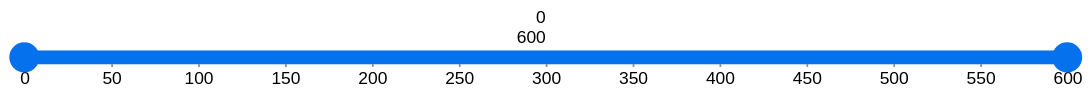

Vega-Lite specification for this chart:
### Vega specification from a JSON file in a GitHub repository (floating-point values rounded to 4 significant figures)
{"$schema": "https://vega.github.io/schema/vega/v5.json", "description": "A timeline visualization with a custom range from 0 to 600.", "width": 600, "height": 20, "padding": 5, "signals": [{"name": "timeExtent", "value": [0, 600]}, {"name": "brush", "update": "timeExtent", "on": [{"events": "[@invisibleRectangle:mousedown, window:mouseup] > window:mousemove!, [@selectionBar:mousedown, window:mouseup] > window:mousemove!", "update": "[clamp(min(anchor, invert('timeScale', x())),0,width), clamp(max(anchor, invert('timeScale', x())),0,width)]"}, {"events": "[@coordinate1:mousedown, window:mouseup] > window:mousemove!", "update": "[clamp(min(brush[1], invert('timeScale', x())),0,width), brush[1]]"}, {"events": "[@coordinate2:mousedown, window:mouseup] > window:mousemove!", "update": "[brush[0], clamp(max(brush[0], invert('timeScale', x())),0,width)]"}, {"events": "@coordinate1:dblclick, @coordinate2:dblclick", "update": "[timeExtent[0], timeExtent[1]]"}]}, {"name": "anchor", "value": 0, "on": [{"events": "mousedown", "update": "invert('timeScale', x())"}]}], "data": [{"name": "timeLine", "values": [{"label": "interval", "enter": 0, "leave": 600}]}], "scales": [{"name": "timeScale", "type": "linear", "round": true, "domain": {"signal": "timeExtent"}, "range": "width"}], "axes": [{"orient": "bottom", "scale": "timeScale", "format": "d"}], "marks": [{"type": "rect", "name": "invisibleRectangle", "from": {"data": "timeLine"}, "encode": {"enter": {"x": {"scale": "timeScale", "field": "enter"}, "x2": {"scale": "timeScale", "field": "leave"}, "y": {"value": 16}, "height": {"value": 8}, "fill": {"value": "#ececec"}, "cornerRadius": {"value": 60}}}}, {"type": "rect", "name": "selectionBar", "encode": {"enter": {"x": {"value": 0}, "x2": {"value": 600}, "y": {"value": 16}, "height": {"value": 8}, "fill": {"value": "#0671ed"}, "cornerRadius": {"value": 60}}, "update": {"x": {"signal": "scale('timeScale', brush[0])"}, "x2": {"signal": "scale('timeScale', brush[1])"}}}}, {"type": "symbol", "name": "coordinate1", "encode": {"enter": {"x": {"value": 0}, "y": {"value": 20}, "size": {"value": 300}, "fill": {"value": "#0671ed"}}, "update": {"x": {"signal": "scale('timeScale', brush[0])"}}}}, {"type": "symbol", "name": "coordinate2", "encode": {"enter": {"x": {"value": 600}, "y": {"value": 20}, "size": {"value": 300}, "fill": {"value": "#0671ed"}}, "update": {"x": {"signal": "scale('timeScale', brush[1])"}}}}, {"type": "text", "encode": {"update": {"x": {"value": 300}, "y": {"value": 0}, "fill": {"value": "black"}, "fontSize": {"value": 10}, "align": {"value": "right"}, "text": {"signal": "brush"}}}}]}
